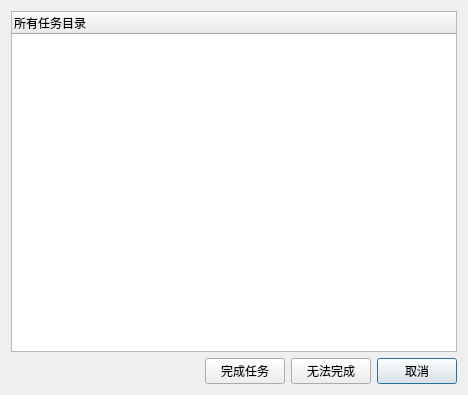
<?xml version="1.0" encoding="UTF-8"?>
<ui version="4.0">
 <class>Dialog</class>
 <widget class="QDialog" name="Dialog">
  <property name="geometry">
   <rect>
    <x>0</x>
    <y>0</y>
    <width>468</width>
    <height>395</height>
   </rect>
  </property>
  <property name="windowTitle">
   <string>Dialog</string>
  </property>
  <layout class="QGridLayout" name="gridLayout">
   <item row="1" column="3">
    <widget class="QPushButton" name="pushButton_3">
     <property name="sizePolicy">
      <sizepolicy hsizetype="Fixed" vsizetype="Fixed">
       <horstretch>0</horstretch>
       <verstretch>0</verstretch>
      </sizepolicy>
     </property>
     <property name="text">
      <string>取消</string>
     </property>
    </widget>
   </item>
   <item row="1" column="2">
    <widget class="QPushButton" name="pushButton_2">
     <property name="sizePolicy">
      <sizepolicy hsizetype="Fixed" vsizetype="Fixed">
       <horstretch>0</horstretch>
       <verstretch>0</verstretch>
      </sizepolicy>
     </property>
     <property name="text">
      <string>无法完成</string>
     </property>
    </widget>
   </item>
   <item row="1" column="1">
    <widget class="QPushButton" name="pushButton">
     <property name="sizePolicy">
      <sizepolicy hsizetype="Fixed" vsizetype="Fixed">
       <horstretch>0</horstretch>
       <verstretch>0</verstretch>
      </sizepolicy>
     </property>
     <property name="text">
      <string>完成任务</string>
     </property>
    </widget>
   </item>
   <item row="0" column="0" colspan="4">
    <widget class="QTreeWidget" name="treeWidget">
     <column>
      <property name="text">
       <string>所有任务目录</string>
      </property>
     </column>
    </widget>
   </item>
  </layout>
 </widget>
 <resources/>
 <connections/>
</ui>
